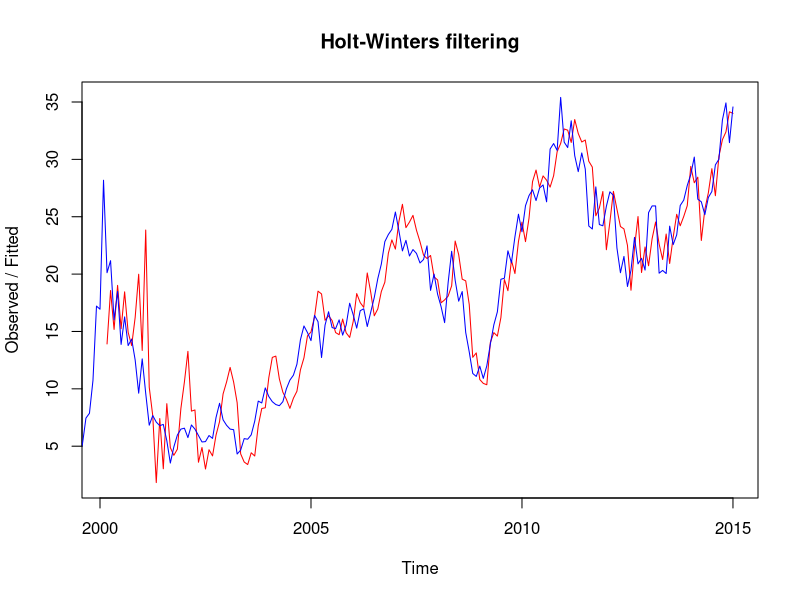

Write R code to recreate this figure.
# Suavizado y pronóstico utilizando el método de Holt-Winters
library(tidyverse)
library(forecast)

infy <- read.csv("data/infy-monthly.csv")

#Creando la serie de tiempo

infy.ts <- ts(infy$Adj.Close, start = c(1999,3), frequency = 12)

#Realizando Holt-Winters suavizado exponencial

infy.hw <- HoltWinters(infy.ts)

#Ploteando los resultados

plot(infy.hw, col = "blue", col.predicted = "red")

#Examinando los errores al cuadrado

infy.hw$SSE

#Apha, beta y gamma usados para el filtro

infy.hw$alpha
infy.hw$beta
infy.hw$gamma

#Buscando los valores equipados

head(infy.hw$fitted)


# Generando el plot con el pronostico suavisado con model Holt-Winters



